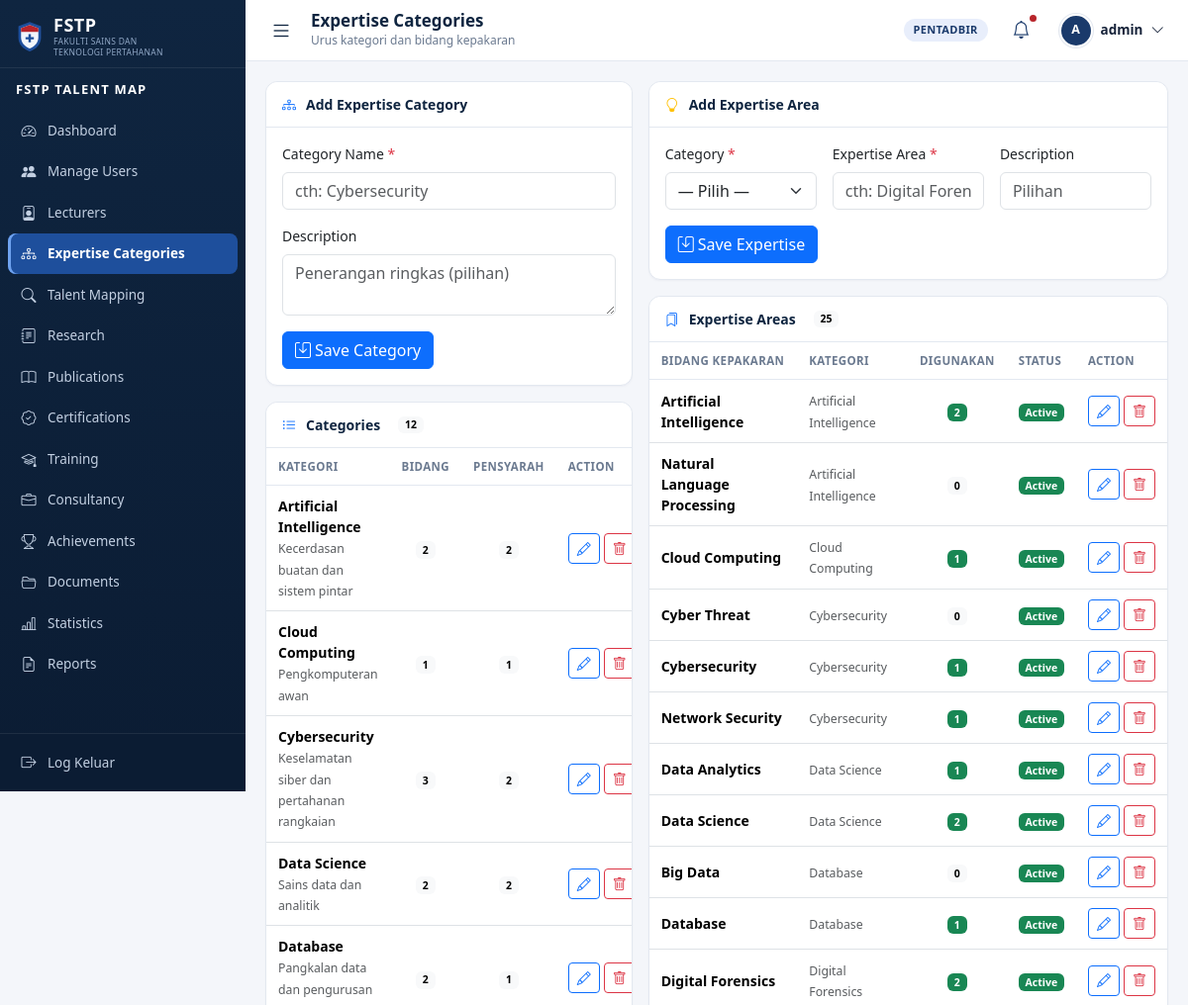
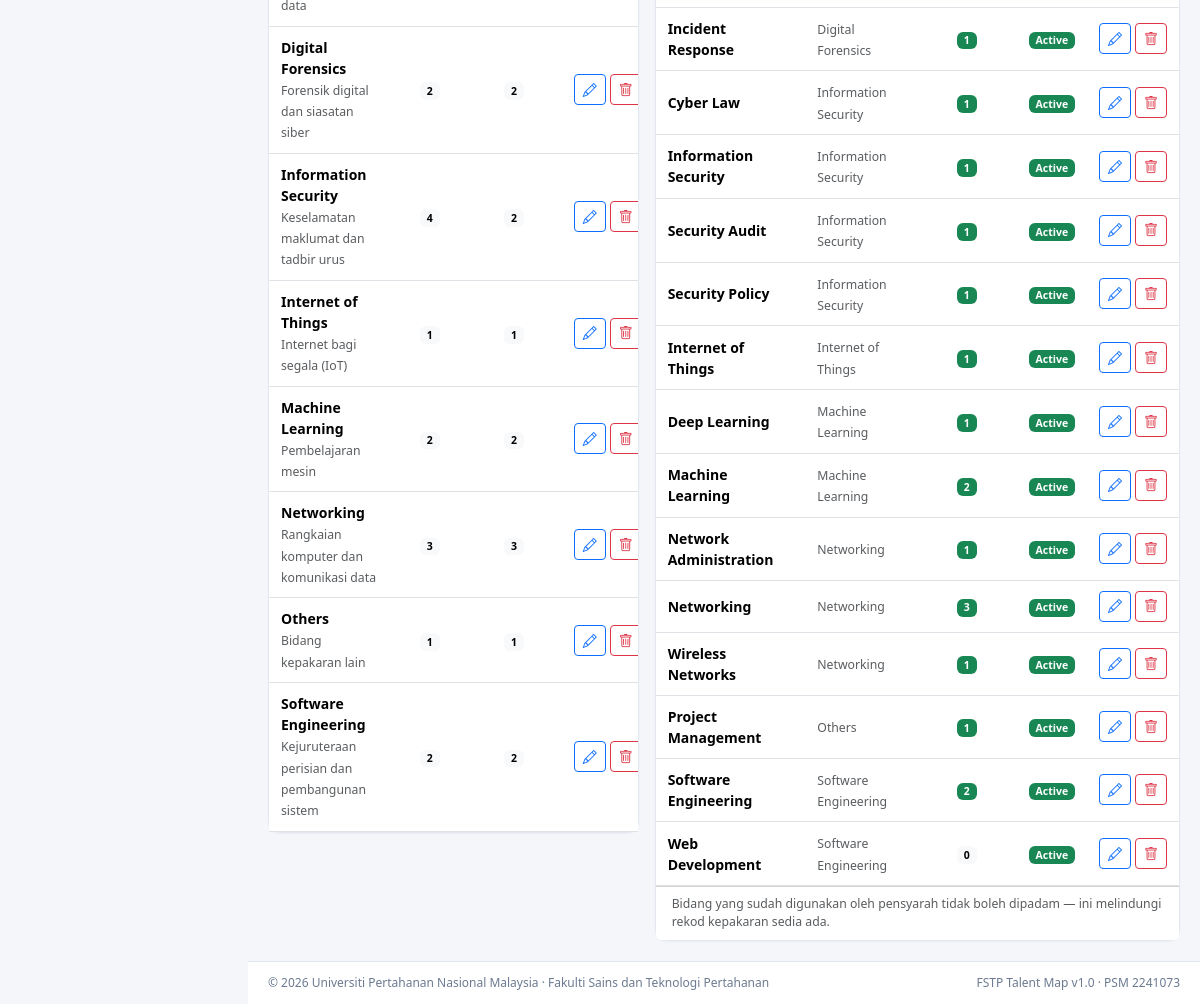
The app's page /admin/expertise-categories.php (signed in) with its own data (2 pictures, top to bottom).
### tables this page shows
CREATE TABLE users (
  user_id          INT AUTO_INCREMENT PRIMARY KEY,
  username         VARCHAR(50)  NOT NULL UNIQUE,
  email            VARCHAR(100) NOT NULL UNIQUE,
  password         VARCHAR(255) NOT NULL COMMENT 'password_hash() bcrypt',
  `role`           ENUM('admin','lecturer') NOT NULL DEFAULT 'lecturer',
  department_id    INT          NULL,
  status           ENUM('active','inactive') NOT NULL DEFAULT 'active',
  initial_password VARCHAR(50)  NULL COMMENT 'shown once when Admin resets',
  must_change_pw   TINYINT(1)   NOT NULL DEFAULT 0,
  last_login       DATETIME     NULL,
  created_at       DATETIME     NOT NULL DEFAULT CURRENT_TIMESTAMP,
  CONSTRAINT fk_users_department FOREIGN KEY (department_id)
    REFERENCES departments(department_id) ON DELETE SET NULL,
  INDEX idx_users_role (role),
  INDEX idx_users_status (status)
);

CREATE TABLE expertise_categories (
  category_id   INT AUTO_INCREMENT PRIMARY KEY,
  category_name VARCHAR(100) NOT NULL UNIQUE,
  description   TEXT         NULL,
  status        ENUM('active','inactive') NOT NULL DEFAULT 'active',
  created_at    DATETIME     NOT NULL DEFAULT CURRENT_TIMESTAMP
);

CREATE TABLE expertise (
  expertise_id   INT AUTO_INCREMENT PRIMARY KEY,
  category_id    INT          NOT NULL,
  expertise_name VARCHAR(100) NOT NULL UNIQUE,
  description    TEXT         NULL,
  status         ENUM('active','inactive') NOT NULL DEFAULT 'active',
  created_at     DATETIME     NOT NULL DEFAULT CURRENT_TIMESTAMP,
  CONSTRAINT fk_expertise_category FOREIGN KEY (category_id)
    REFERENCES expertise_categories(category_id) ON DELETE RESTRICT,
  INDEX idx_expertise_name (expertise_name)
);

### admin/expertise-categories.php (the view, shortened to what the rows shown need)
<?php
require_once __DIR__ . '/../includes/auth.php';
require_admin();
$pdo    = db();
$categories = $pdo->query(
    'SELECT c.*,
            (SELECT COUNT(*) FROM expertise e WHERE e.category_id = c.category_id) AS item_count,
            (SELECT COUNT(DISTINCT le.lecturer_id)
               FROM expertise e
               JOIN lecturer_expertise le ON le.expertise_id = e.expertise_id
              WHERE e.category_id = c.category_id) AS lecturer_count
       FROM expertise_categories c
      ORDER BY c.category_name'
)->fetchAll();
$sql = 'SELECT e.*, c.category_name,
               (SELECT COUNT(*) FROM lecturer_expertise le WHERE le.expertise_id = e.expertise_id) AS usage_count
          FROM expertise e
          JOIN expertise_categories c ON c.category_id = e.category_id';
$params = [];
$sql .= ' ORDER BY c.category_name, e.expertise_name';
$stmt = $pdo->prepare($sql);
$stmt->execute($params);
$expertiseItems = $stmt->fetchAll();
$page_title = 'Expertise Categories';
require_once __DIR__ . '/../includes/header.php';
?>
<div class="row g-3">
    <div class="col-lg-5">
        <div class="card">
            <div class="table-responsive">
                <table class="table table-hover align-middle mb-0">
                    <thead>
                        <tr>
                            <th>Kategori</th>
                            <th class="text-center">Bidang</th>
                            <th class="text-center">Pensyarah</th>
                            <th style="width:90px">Action</th>
                        </tr>
                    </thead>
                    <tbody>
                    <?php foreach ($categories as $c): ?>
                        <tr>
                            <td>
                                <b><?= e($c['category_name']) ?></b>
                                <?php if ($c['description']): ?>
                                    <br><small class="text-muted"><?= e($c['description']) ?></small>
                                <?php endif; ?>
                            </td>
                            <td class="text-center">
                                <a class="badge text-bg-light text-decoration-none"
                                   href="<?= e(url('admin/expertise-categories.php?category=' . (int)$c['category_id'])) ?>">
                                    <?= (int)$c['item_count'] ?>
                                </a>
                            </td>
                            <td class="text-center"><span class="badge text-bg-light"><?= (int)$c['lecturer_count'] ?></span></td>
                            <td>
                                <div class="d-flex gap-1">
                                    <a class="btn btn-sm btn-outline-primary"
                                       href="<?= e(url('admin/expertise-categories.php?edit_category=' . (int)$c['category_id'])) ?>"
                                       title="Edit"><i class="bi bi-pencil"></i></a>
                                    <form method="post" class="d-inline">
                                        <button class="btn btn-sm btn-outline-danger" type="submit" title="Padam"
                                                data-confirm="Padam kategori '<?= e($c['category_name']) ?>'?">
                                            <i class="bi bi-trash"></i>
                                        </button>
                                    </form>
                                </div>
                            </td>
                        </tr>
                    <?php endforeach; ?>
                    </tbody>
                </table>
            </div>
        </div>
    </div>
    <div class="col-lg-7">
        <div class="card">
            <div class="table-responsive">
                <table class="table table-hover align-middle mb-0">
                    <thead>
                        <tr>
                            <th>Bidang Kepakaran</th>
                            <th>Kategori</th>
                            <th class="text-center">Digunakan</th>
                            <th>Status</th>
                            <th style="width:90px">Action</th>
                        </tr>
                    </thead>
                    <tbody>
                    <?php if (!$expertiseItems): ?>
                        <tr><td colspan="5"><div class="empty-state">
                            <i class="bi bi-lightbulb"></i>Tiada bidang kepakaran.</div></td></tr>
                    <?php else: ?>
                        <?php foreach ($expertiseItems as $item): ?>
                            <tr>
                                <td><b><?= e($item['expertise_name']) ?></b></td>
                                <td><small class="text-muted"><?= e($item['category_name']) ?></small></td>
                                <td class="text-center">
                                    <span class="badge <?= (int)$item['usage_count'] > 0 ? 'text-bg-success' : 'text-bg-light' ?>">
                                        <?= (int)$item['usage_count'] ?>
                                    </span>
                                </td>
                                <td>
                                    <?php if ($item['status'] === 'active'): ?>
                                        <span class="badge text-bg-success">Active</span>
                                    <?php else: ?>
                                        <span class="badge text-bg-secondary">Inactive</span>
                                    <?php endif; ?>
                                </td>
                                <td>
                                    <div class="d-flex gap-1">
                                        <a class="btn btn-sm btn-outline-primary"
                                           href="<?= e(url('admin/expertise-categories.php?edit_expertise=' . (int)$item['expertise_id'])) ?>"
                                           title="Edit"><i class="bi bi-pencil"></i></a>
                                        <form method="post" class="d-inline">
                                            <button class="btn btn-sm btn-outline-danger" type="submit" title="Padam"
                                                    data-confirm="Padam bidang '<?= e($item['expertise_name']) ?>'?">
                                                <i class="bi bi-trash"></i>
                                            </button>
                                        </form>
                                    </div>
                                </td>
                            </tr>
                        <?php endforeach; ?>
                    <?php endif; ?>
                    </tbody>
                </table>
            </div>
        </div>
    </div>
</div>
<?php require_once __DIR__ . '/../includes/footer.php'; ?>

### includes/header.php (shortened to what the rows shown need)
<?php
require_once __DIR__ . '/auth.php';
$__user      = current_user();
$page_title  = $page_title ?? 'Dashboard';
$avatarPhoto = $__user['profile_photo'] ?? null;
$avatarPath  = $avatarPhoto && is_file(UPLOAD_PHOTO_DIR . '/' . $avatarPhoto)
    ? UPLOAD_PHOTO_URL . '/' . rawurlencode($avatarPhoto)
    : null;
?>
<!DOCTYPE html>
<html lang="ms">
<head>
<link rel="stylesheet" href="<?= e(ASSETS_URL) ?>/vendor/bootstrap/bootstrap.min.css">
<link rel="stylesheet" href="<?= e(ASSETS_URL) ?>/vendor/bootstrap-icons/bootstrap-icons.css">
<link rel="stylesheet" href="<?= e(ASSETS_URL) ?>/css/app.css">
</head>
<body class="app-body">
<div class="app-shell">
    <div class="app-main">
        <header class="app-topbar">
            <div class="topbar-title">
                <h1><?= e($page_title) ?></h1>
            </div>
            <div class="topbar-right">
                <div class="dropdown">
                    <button class="user-menu" type="button" data-bs-toggle="dropdown" aria-expanded="false">
                        <?php if ($avatarPath): ?>
                            <img class="avatar" src="<?= e($avatarPath) ?>" alt="">
                        <?php else: ?>
                            <span class="avatar avatar-initials"><?= e(initials(display_name())) ?></span>
                        <?php endif; ?>
                        <span class="user-menu-name"><?= e(display_name()) ?></span>
                        <i class="bi bi-chevron-down"></i>
                    </button>
                </div>
            </div>
        </header>
        <main class="app-content">

### records on screen
users: initials(display_name()) "A", role "admin"
expertise_categories: category_name "Artificial Intelligence", description "Kecerdasan buatan dan sistem pintar", item_count "2", lecturer_count "2"
expertise_categories: category_name "Cloud Computing", description "Pengkomputeran awan", item_count "1", lecturer_count "1"
expertise_categories: category_name "Cybersecurity", description "Keselamatan siber dan pertahanan rangkaian", item_count "3", lecturer_count "2"
expertise_categories: category_name "Data Science", description "Sains data dan analitik", item_count "2", lecturer_count "2"
expertise_categories: category_name "Database", description "Pangkalan data dan pengurusan data", item_count "2", lecturer_count "1"
expertise_categories: category_name "Digital Forensics", description "Forensik digital dan siasatan siber", item_count "2", lecturer_count "2"
expertise_categories: category_name "Information Security", description "Keselamatan maklumat dan tadbir urus", item_count "4", lecturer_count "2"
expertise_categories: category_name "Internet of Things", description "Internet bagi segala (IoT)", item_count "1", lecturer_count "1"
expertise_categories: category_name "Machine Learning", description "Pembelajaran mesin", item_count "2", lecturer_count "2"
expertise_categories: category_name "Networking", description "Rangkaian komputer dan komunikasi data", item_count "3", lecturer_count "3"
expertise_categories: category_name "Others", description "Bidang kepakaran lain", item_count "1", lecturer_count "1"
expertise_categories: category_name "Software Engineering", description "Kejuruteraan perisian dan pembangunan sistem", item_count "2", lecturer_count "2"
expertise: expertise_name "Artificial Intelligence", category.category_name "Artificial Intelligence", usage_count "2", status "Active"
expertise: expertise_name "Natural Language Processing", category.category_name "Artificial Intelligence", usage_count "0", status "Active"
expertise: expertise_name "Cloud Computing", category.category_name "Cloud Computing", usage_count "1", status "Active"
expertise: expertise_name "Cyber Threat", category.category_name "Cybersecurity", usage_count "0", status "Active"
expertise: expertise_name "Cybersecurity", category.category_name "Cybersecurity", usage_count "1", status "Active"
expertise: expertise_name "Network Security", category.category_name "Cybersecurity", usage_count "1", status "Active"
expertise: expertise_name "Data Analytics", category.category_name "Data Science", usage_count "1", status "Active"
expertise: expertise_name "Data Science", category.category_name "Data Science", usage_count "2", status "Active"
expertise: expertise_name "Big Data", category.category_name "Database", usage_count "0", status "Active"
expertise: expertise_name "Database", category.category_name "Database", usage_count "1", status "Active"
expertise: expertise_name "Digital Forensics", category.category_name "Digital Forensics", usage_count "2", status "Active"
expertise: expertise_name "Incident Response", category.category_name "Digital Forensics", usage_count "1", status "Active"
expertise: expertise_name "Cyber Law", category.category_name "Information Security", usage_count "1", status "Active"
expertise: expertise_name "Information Security", category.category_name "Information Security", usage_count "1", status "Active"
expertise: expertise_name "Security Audit", category.category_name "Information Security", usage_count "1", status "Active"
expertise: expertise_name "Security Policy", category.category_name "Information Security", usage_count "1", status "Active"
expertise: expertise_name "Internet of Things", category.category_name "Internet of Things", usage_count "1", status "Active"
expertise: expertise_name "Deep Learning", category.category_name "Machine Learning", usage_count "1", status "Active"
expertise: expertise_name "Machine Learning", category.category_name "Machine Learning", usage_count "2", status "Active"
expertise: expertise_name "Network Administration", category.category_name "Networking", usage_count "1", status "Active"
expertise: expertise_name "Networking", category.category_name "Networking", usage_count "3", status "Active"
expertise: expertise_name "Wireless Networks", category.category_name "Networking", usage_count "1", status "Active"
expertise: expertise_name "Project Management", category.category_name "Others", usage_count "1", status "Active"
expertise: expertise_name "Software Engineering", category.category_name "Software Engineering", usage_count "2", status "Active"
expertise: expertise_name "Web Development", category.category_name "Software Engineering", usage_count "0", status "Active"

### other values on screen
$label "Dashboard"
$label "Manage Users"
$label "Lecturers"
$label "Expertise Categories"
$label "Talent Mapping"
$label "Research"
$label "Publications"
$label "Certifications"
$label "Training"
$label "Consultancy"
$label "Achievements"
$label "Documents"
$label "Statistics"
$label "Reports"
$page_title "Expertise Categories"
